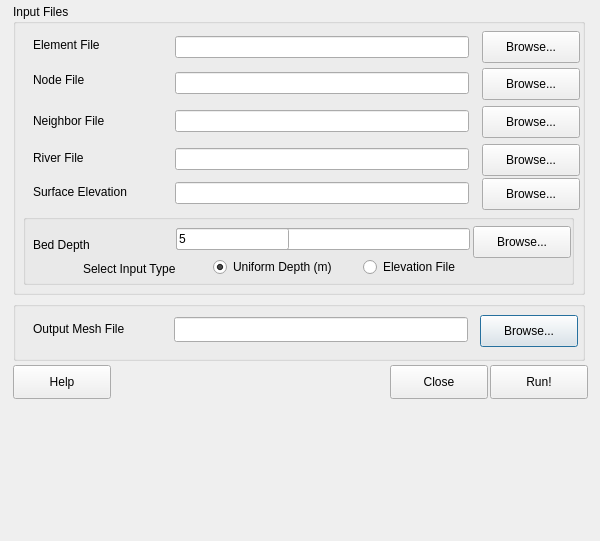
<?xml version="1.0" encoding="UTF-8"?>
<ui version="4.0">
 <class>MshFileGeneration</class>
 <widget class="QDialog" name="MshFileGeneration">
  <property name="geometry">
   <rect>
    <x>0</x>
    <y>0</y>
    <width>600</width>
    <height>541</height>
   </rect>
  </property>
  <property name="windowTitle">
   <string>Mesh File Generation</string>
  </property>
  <widget class="Q3ButtonGroup" name="shapeFileGroup">
   <property name="geometry">
    <rect>
     <x>13</x>
     <y>4</y>
     <width>572</width>
     <height>291</height>
    </rect>
   </property>
   <property name="title">
    <string>Input Files</string>
   </property>
   <widget class="QLabel" name="nodeFileLabel">
    <property name="geometry">
     <rect>
      <x>20</x>
      <y>57</y>
      <width>72</width>
      <height>38</height>
     </rect>
    </property>
    <property name="frameShape">
     <enum>QFrame::NoFrame</enum>
    </property>
    <property name="frameShadow">
     <enum>QFrame::Plain</enum>
    </property>
    <property name="text">
     <string>Node File</string>
    </property>
   </widget>
   <widget class="QLabel" name="eleFileLabel">
    <property name="geometry">
     <rect>
      <x>20</x>
      <y>22</y>
      <width>94</width>
      <height>38</height>
     </rect>
    </property>
    <property name="text">
     <string>Element File</string>
    </property>
   </widget>
   <widget class="QLabel" name="neighFileLabel">
    <property name="geometry">
     <rect>
      <x>20</x>
      <y>98</y>
      <width>100</width>
      <height>38</height>
     </rect>
    </property>
    <property name="frameShape">
     <enum>QFrame::NoFrame</enum>
    </property>
    <property name="frameShadow">
     <enum>QFrame::Plain</enum>
    </property>
    <property name="text">
     <string>Neighbor File</string>
    </property>
   </widget>
   <widget class="QLabel" name="nodeFileLabel_2">
    <property name="geometry">
     <rect>
      <x>20</x>
      <y>169</y>
      <width>131</width>
      <height>38</height>
     </rect>
    </property>
    <property name="frameShape">
     <enum>QFrame::NoFrame</enum>
    </property>
    <property name="frameShadow">
     <enum>QFrame::Plain</enum>
    </property>
    <property name="text">
     <string>Surface Elevation</string>
    </property>
   </widget>
   <widget class="QPushButton" name="eleFileButton">
    <property name="geometry">
     <rect>
      <x>469</x>
      <y>27</y>
      <width>98</width>
      <height>32</height>
     </rect>
    </property>
    <property name="text">
     <string>Browse...</string>
    </property>
    <property name="autoDefault">
     <bool>false</bool>
    </property>
   </widget>
   <widget class="QPushButton" name="nodeFileButton">
    <property name="geometry">
     <rect>
      <x>469</x>
      <y>64</y>
      <width>98</width>
      <height>32</height>
     </rect>
    </property>
    <property name="text">
     <string>Browse...</string>
    </property>
    <property name="autoDefault">
     <bool>false</bool>
    </property>
   </widget>
   <widget class="QPushButton" name="neighFileButton">
    <property name="geometry">
     <rect>
      <x>469</x>
      <y>102</y>
      <width>98</width>
      <height>32</height>
     </rect>
    </property>
    <property name="text">
     <string>Browse...</string>
    </property>
    <property name="autoDefault">
     <bool>false</bool>
    </property>
   </widget>
   <widget class="QPushButton" name="sElevFileButton">
    <property name="geometry">
     <rect>
      <x>469</x>
      <y>174</y>
      <width>98</width>
      <height>32</height>
     </rect>
    </property>
    <property name="text">
     <string>Browse...</string>
    </property>
    <property name="autoDefault">
     <bool>false</bool>
    </property>
   </widget>
   <widget class="QLineEdit" name="eleFileLineEdit">
    <property name="geometry">
     <rect>
      <x>162</x>
      <y>32</y>
      <width>294</width>
      <height>22</height>
     </rect>
    </property>
   </widget>
   <widget class="QLineEdit" name="nodeFileLineEdit">
    <property name="geometry">
     <rect>
      <x>162</x>
      <y>68</y>
      <width>294</width>
      <height>22</height>
     </rect>
    </property>
   </widget>
   <widget class="QLineEdit" name="neighFileLineEdit">
    <property name="geometry">
     <rect>
      <x>162</x>
      <y>106</y>
      <width>294</width>
      <height>22</height>
     </rect>
    </property>
   </widget>
   <widget class="QLineEdit" name="sElevFileLineEdit">
    <property name="geometry">
     <rect>
      <x>162</x>
      <y>178</y>
      <width>294</width>
      <height>22</height>
     </rect>
    </property>
   </widget>
   <widget class="QGroupBox" name="groupBox">
    <property name="geometry">
     <rect>
      <x>10</x>
      <y>210</y>
      <width>551</width>
      <height>71</height>
     </rect>
    </property>
    <property name="title">
     <string/>
    </property>
    <widget class="QLineEdit" name="bElevFileLineEdit">
     <property name="enabled">
      <bool>true</bool>
     </property>
     <property name="geometry">
      <rect>
       <x>153</x>
       <y>14</y>
       <width>294</width>
       <height>22</height>
      </rect>
     </property>
    </widget>
    <widget class="QLabel" name="label">
     <property name="geometry">
      <rect>
       <x>60</x>
       <y>45</y>
       <width>121</width>
       <height>20</height>
      </rect>
     </property>
     <property name="text">
      <string>Select Input Type</string>
     </property>
    </widget>
    <widget class="QPushButton" name="bElevFileButton">
     <property name="enabled">
      <bool>true</bool>
     </property>
     <property name="geometry">
      <rect>
       <x>450</x>
       <y>12</y>
       <width>98</width>
       <height>32</height>
      </rect>
     </property>
     <property name="text">
      <string>Browse...</string>
     </property>
     <property name="autoDefault">
      <bool>false</bool>
     </property>
    </widget>
    <widget class="QLabel" name="neighFileLabel_2">
     <property name="geometry">
      <rect>
       <x>10</x>
       <y>12</y>
       <width>134</width>
       <height>38</height>
      </rect>
     </property>
     <property name="frameShape">
      <enum>QFrame::NoFrame</enum>
     </property>
     <property name="frameShadow">
      <enum>QFrame::Plain</enum>
     </property>
     <property name="text">
      <string>Bed Depth</string>
     </property>
    </widget>
    <widget class="QLineEdit" name="lineEdit">
     <property name="geometry">
      <rect>
       <x>153</x>
       <y>14</y>
       <width>113</width>
       <height>22</height>
      </rect>
     </property>
     <property name="text">
      <string>5</string>
     </property>
    </widget>
    <widget class="QRadioButton" name="radioButtonUni">
     <property name="geometry">
      <rect>
       <x>190</x>
       <y>43</y>
       <width>151</width>
       <height>20</height>
      </rect>
     </property>
     <property name="text">
      <string>Uniform Depth (m)</string>
     </property>
     <property name="checked">
      <bool>true</bool>
     </property>
    </widget>
    <widget class="QRadioButton" name="radioButtonFile">
     <property name="geometry">
      <rect>
       <x>340</x>
       <y>43</y>
       <width>121</width>
       <height>20</height>
      </rect>
     </property>
     <property name="text">
      <string>Elevation File</string>
     </property>
    </widget>
   </widget>
   <widget class="QLineEdit" name="rivFileLineEdit">
    <property name="geometry">
     <rect>
      <x>162</x>
      <y>144</y>
      <width>294</width>
      <height>22</height>
     </rect>
    </property>
   </widget>
   <widget class="QLabel" name="nodeFileLabel_3">
    <property name="geometry">
     <rect>
      <x>20</x>
      <y>135</y>
      <width>131</width>
      <height>38</height>
     </rect>
    </property>
    <property name="frameShape">
     <enum>QFrame::NoFrame</enum>
    </property>
    <property name="frameShadow">
     <enum>QFrame::Plain</enum>
    </property>
    <property name="text">
     <string>River File</string>
    </property>
   </widget>
   <widget class="QPushButton" name="rivFileButton">
    <property name="geometry">
     <rect>
      <x>469</x>
      <y>140</y>
      <width>98</width>
      <height>32</height>
     </rect>
    </property>
    <property name="text">
     <string>Browse...</string>
    </property>
    <property name="autoDefault">
     <bool>false</bool>
    </property>
   </widget>
  </widget>
  <widget class="Q3TextBrowser" name="MessageLog" native="true">
   <property name="geometry">
    <rect>
     <x>13</x>
     <y>403</y>
     <width>570</width>
     <height>130</height>
    </rect>
   </property>
   <property name="layoutDirection">
    <enum>Qt::LeftToRight</enum>
   </property>
  </widget>
  <widget class="Q3ButtonGroup" name="shapeFileNameGroup">
   <property name="geometry">
    <rect>
     <x>13</x>
     <y>301</y>
     <width>572</width>
     <height>60</height>
    </rect>
   </property>
   <property name="title">
    <string/>
   </property>
   <widget class="QLabel" name="mshFileLabel">
    <property name="geometry">
     <rect>
      <x>20</x>
      <y>9</y>
      <width>135</width>
      <height>38</height>
     </rect>
    </property>
    <property name="text">
     <string>Output Mesh File</string>
    </property>
   </widget>
   <widget class="QPushButton" name="mshFileButton">
    <property name="geometry">
     <rect>
      <x>467</x>
      <y>14</y>
      <width>98</width>
      <height>32</height>
     </rect>
    </property>
    <property name="text">
     <string>Browse...</string>
    </property>
    <property name="autoDefault">
     <bool>false</bool>
    </property>
    <property name="default">
     <bool>true</bool>
    </property>
   </widget>
   <widget class="QLineEdit" name="mshFileLineEdit">
    <property name="geometry">
     <rect>
      <x>161</x>
      <y>16</y>
      <width>294</width>
      <height>25</height>
     </rect>
    </property>
    <property name="cursorPosition">
     <number>0</number>
    </property>
   </widget>
  </widget>
  <widget class="QPushButton" name="runButton">
   <property name="geometry">
    <rect>
     <x>490</x>
     <y>365</y>
     <width>98</width>
     <height>34</height>
    </rect>
   </property>
   <property name="text">
    <string>Run!</string>
   </property>
   <property name="autoDefault">
    <bool>false</bool>
   </property>
  </widget>
  <widget class="QPushButton" name="cancelButton">
   <property name="geometry">
    <rect>
     <x>390</x>
     <y>365</y>
     <width>98</width>
     <height>34</height>
    </rect>
   </property>
   <property name="text">
    <string>Close</string>
   </property>
   <property name="autoDefault">
    <bool>false</bool>
   </property>
  </widget>
  <widget class="QPushButton" name="helpButton">
   <property name="geometry">
    <rect>
     <x>13</x>
     <y>365</y>
     <width>98</width>
     <height>34</height>
    </rect>
   </property>
   <property name="text">
    <string>Help</string>
   </property>
   <property name="autoDefault">
    <bool>false</bool>
   </property>
  </widget>
 </widget>
 <layoutdefault spacing="6" margin="11"/>
 <pixmapfunction>qPixmapFromMimeSource</pixmapfunction>
 <customwidgets>
  <customwidget>
   <class>Q3TextBrowser</class>
   <extends>QWidget</extends>
   <header>q3textbrowser.h</header>
   <container>1</container>
  </customwidget>
  <customwidget>
   <class>Q3GroupBox</class>
   <extends>QGroupBox</extends>
   <header>Qt3Support/Q3GroupBox</header>
   <container>1</container>
  </customwidget>
  <customwidget>
   <class>Q3ButtonGroup</class>
   <extends>Q3GroupBox</extends>
   <header>Qt3Support/Q3ButtonGroup</header>
   <container>1</container>
  </customwidget>
 </customwidgets>
 <resources/>
 <connections>
  <connection>
   <sender>radioButtonFile</sender>
   <signal>toggled(bool)</signal>
   <receiver>bElevFileLineEdit</receiver>
   <slot>setShown(bool)</slot>
   <hints>
    <hint type="sourcelabel">
     <x>397</x>
     <y>259</y>
    </hint>
    <hint type="destinationlabel">
     <x>347</x>
     <y>243</y>
    </hint>
   </hints>
  </connection>
  <connection>
   <sender>radioButtonFile</sender>
   <signal>toggled(bool)</signal>
   <receiver>bElevFileButton</receiver>
   <slot>setShown(bool)</slot>
   <hints>
    <hint type="sourcelabel">
     <x>460</x>
     <y>260</y>
    </hint>
    <hint type="destinationlabel">
     <x>523</x>
     <y>248</y>
    </hint>
   </hints>
  </connection>
  <connection>
   <sender>radioButtonUni</sender>
   <signal>toggled(bool)</signal>
   <receiver>lineEdit</receiver>
   <slot>setShown(bool)</slot>
   <hints>
    <hint type="sourcelabel">
     <x>285</x>
     <y>265</y>
    </hint>
    <hint type="destinationlabel">
     <x>239</x>
     <y>241</y>
    </hint>
   </hints>
  </connection>
 </connections>
</ui>
